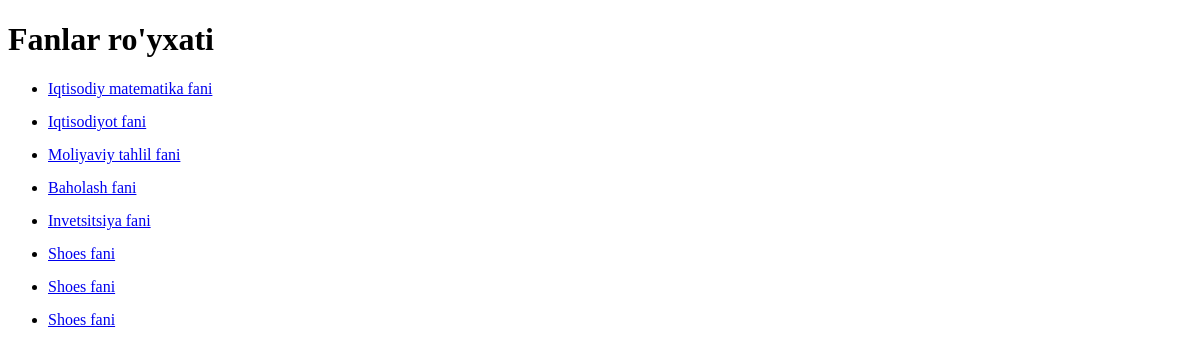
/courses/subject/, run on an earlier commit of the app's database.
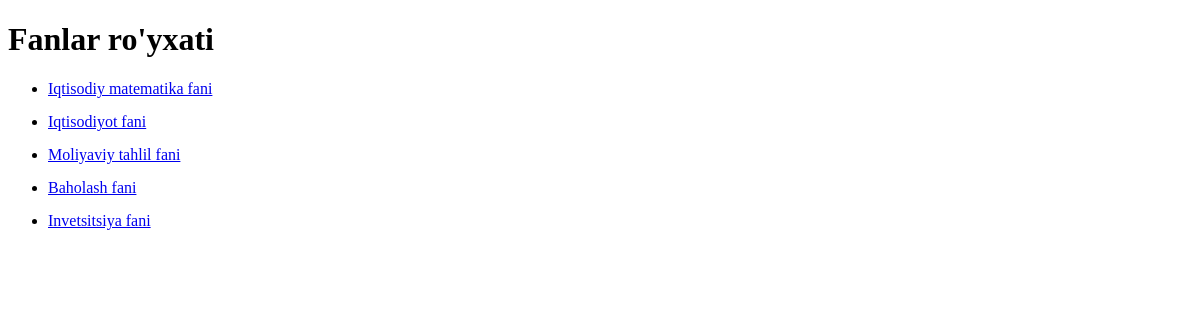
And on a later commit of the database.
### courses/models.py (models this page shows)
class Subject(models.Model):
    name = models.CharField(max_length=512)
    speciality = models.ManyToManyField(Speciality)
    teacher = models.ManyToManyField(Teacher)
    def __str__(self):
        return f"{self.name} fani"

### courses/views.py (the view)
# urls.py: path('subject/', subjects, name='subject'),
def subjects(request):
    subject = Subject.objects.all()
    return render(request, 'courses/subjects.html', {'subjects': subject})

### courses/templates/courses/subjects.html (shortened to what this page needs)
<!DOCTYPE html>
<html lang="en">
<head>
</head>
<body>
    {% if subjects %}
        <h1>Fanlar ro'yxati</h1>
        <ul style="text-decoration: none;">
            {% for subject in subjects %}
                <li style="margin-top: 15px;">
                    <a href="{% url 'subject-detail' subject.pk %}">
                    {{ subject }}
                    </a>
                </li>
            {% endfor %}
        </ul>
    {% else %}
        <h1>No Subjects</h1>
    {% endif %}
</body>
</html>

What changed in the data, as far as the page shows it:
removed Subject: name "Shoes fani"
removed Subject: name "Shoes fani"
removed Subject: name "Shoes fani"
